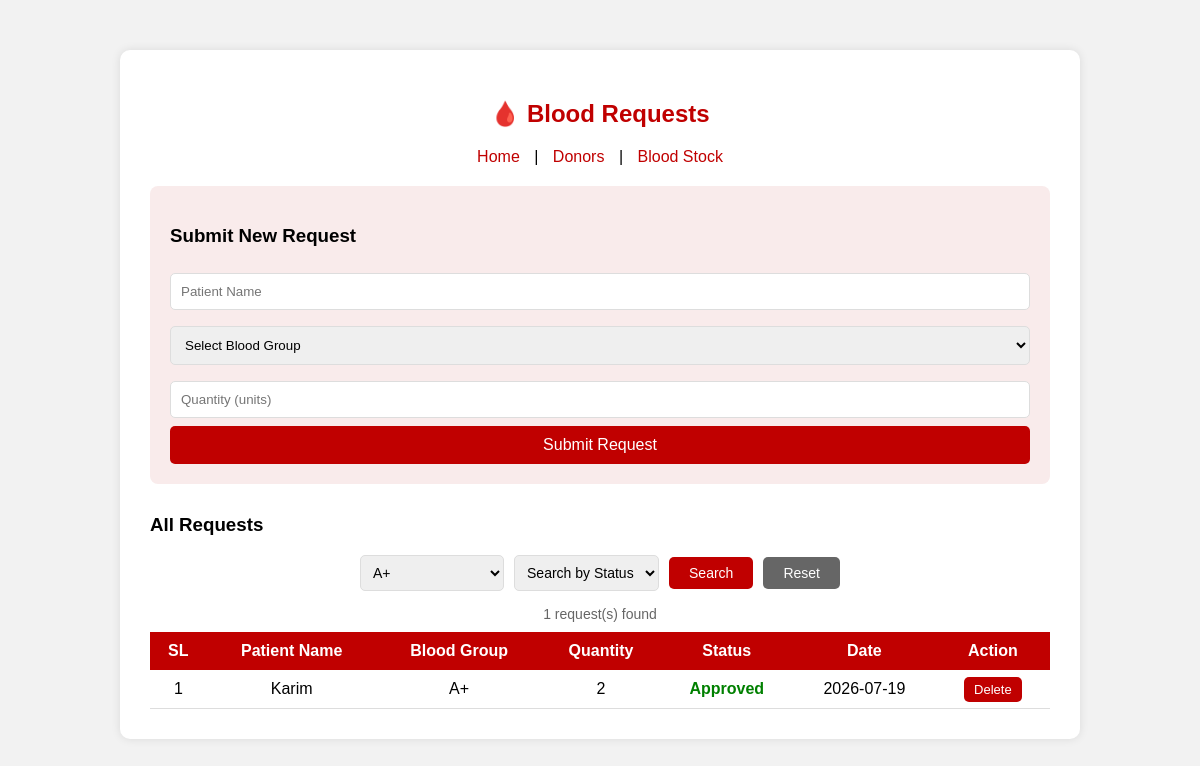
The page /requests.php?blood_group=A+ on the database its author committed.
### tables this page shows
CREATE TABLE `blood_requests` (
  `request_id` int(11) NOT NULL,
  `patient_name` varchar(100) NOT NULL,
  `blood_group` varchar(5) NOT NULL,
  `quantity` int(11) NOT NULL,
  `status` varchar(20) DEFAULT 'Pending',
  `request_date` date DEFAULT NULL
);

### requests.php (the view, shortened to what this page needs)
<?php
include 'config.php';
$filter_group = isset($_GET['blood_group']) ? $_GET['blood_group'] : "";
$filter_status = isset($_GET['status']) ? $_GET['status'] : "";
$where = "WHERE 1=1";
if ($filter_group != "") $where .= " AND blood_group='$filter_group'";
$requests = mysqli_query($conn, "SELECT * FROM blood_requests $where ORDER BY request_id ASC");
?>
<!DOCTYPE html>
<html>
<head>
</head>
<body>
<div class="container">
    <h2>🩸 Blood Requests</h2>
    <div class="nav">
        <a href="index.php">Home</a> |
        <a href="donors.php">Donors</a> |
        <a href="stock.php">Blood Stock</a>
    </div>
    <div class="form-box">
        <h3>Submit New Request</h3>
        <form method="POST">
            <input type="text" name="patient_name" placeholder="Patient Name" required>
            <select name="blood_group" required>
                <option value="">Select Blood Group</option>
            </select>
            <input type="number" name="quantity" placeholder="Quantity (units)" min="1" required>
            <button type="submit">Submit Request</button>
        </form>
    </div>
    <h3>All Requests</h3>
    <form method="GET">
        <div class="toolbar">
            <select name="blood_group">
                <option <?= $filter_group=='A+' ? 'selected' : '' ?>>A+</option>
            </select>
            <select name="status">
                <option value="">Search by Status</option>
            </select>
            <button type="submit">Search</button>
            <a href="requests.php">Reset</a>
        </div>
    </form>
    <?php if($filter_group != "" || $filter_status != ""): ?>
    <p class="result-info"><?= mysqli_num_rows($requests) ?> request(s) found</p>
    <?php endif; ?>
    <table>
        <tr>
            <th>SL</th>
            <th>Patient Name</th>
            <th>Blood Group</th>
            <th>Quantity</th>
            <th>Status</th>
            <th>Date</th>
            <th>Action</th>
        </tr>
        <?php $i = 1; if(mysqli_num_rows($requests) > 0): ?>
            <?php while($row = mysqli_fetch_assoc($requests)): ?>
            <tr>
                <td><?= $i++ ?></td>
                <td><?= $row['patient_name'] ?></td>
                <td><?= $row['blood_group'] ?></td>
                <td><?= $row['quantity'] ?></td>
                <td class="<?= strtolower($row['status']) ?>"><?= $row['status'] ?></td>
                <td><?= $row['request_date'] ?></td>
                <td>
                    <a href="requests.php?delete=<?= $row['request_id'] ?>" class="btn delete" onclick="return confirm('Are you sure?')">Delete</a>
                </td>
            </tr>
            <?php endwhile; ?>
        <?php else: ?>
            <tr><td colspan="7">No requests found.</td></tr>
        <?php endif; ?>
    </table>
</div>
</body>
</html>

### requests.php (style rules this page uses)
body { font-family: Arial, sans-serif; background: #f2f2f2; }
.container { width: 900px; margin: 50px auto; background: white; padding: 30px; border-radius: 10px; box-shadow: 0 0 10px rgba(0,0,0,0.1); }
h2 { text-align: center; color: #c00000; }
.form-box { background: #f9ebeb; padding: 20px; border-radius: 8px; margin-bottom: 30px; }
input, select { width: 100%; padding: 10px; margin: 8px 0; border: 1px solid #ddd; border-radius: 5px; box-sizing: border-box; }
button { width: 100%; padding: 10px; background: #c00000; color: white; border: none; border-radius: 5px; cursor: pointer; font-size: 16px; }
table { width: 100%; border-collapse: collapse; }
th { background: #c00000; color: white; padding: 10px; }
td { padding: 10px; border-bottom: 1px solid #ddd; text-align: center; }
.approved { color: green; font-weight: bold; }
.btn { padding: 5px 10px; border-radius: 5px; text-decoration: none; font-size: 13px; margin: 2px; }
.delete { background: #c00000; color: white; }
.nav { text-align: center; margin-bottom: 20px; }
.nav a { color: #c00000; text-decoration: none; margin: 0 10px; }
.toolbar { display: flex; justify-content: center; align-items: center; gap: 10px; margin-bottom: 15px; }
.toolbar select { width: auto; padding: 8px; margin: 0; font-size: 14px; }
.toolbar button { width: auto; padding: 8px 20px; font-size: 14px; }
.toolbar a { padding: 8px 20px; background: #666; color: white; border-radius: 5px; text-decoration: none; font-size: 14px; }
.result-info { text-align: center; color: #666; margin-bottom: 10px; font-size: 14px; }

### rows shown on the page
blood_requests: patient_name "Karim", blood_group "A+", quantity "2", status "Approved", request_date "2026-07-19"

### other values the page prints
mysqli_num_rows($requests) "1"
